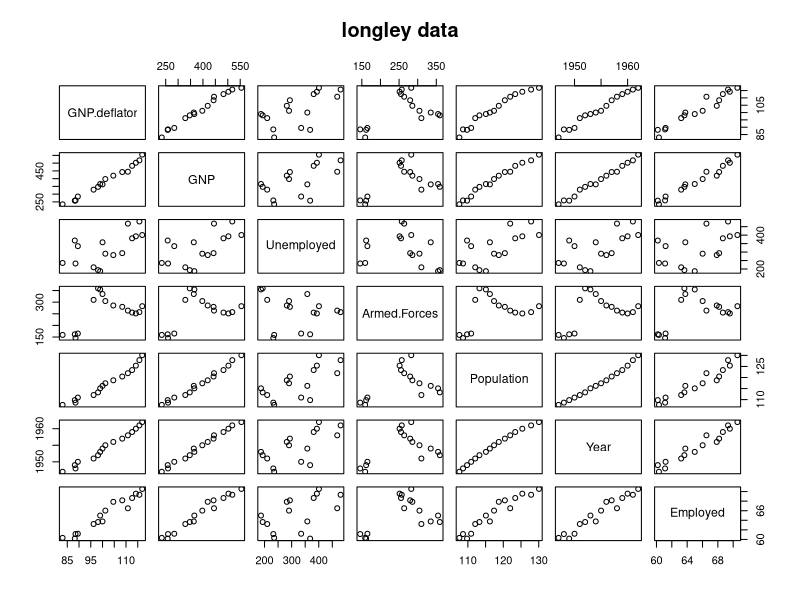

Write the R code that produced this figure.
## ---- chunk 1
require(graphics)
## give the data set in the form it is used in S-PLUS:
longley.x <- data.matrix(longley[, 1:6])
longley.y <- longley[, "Employed"]
pairs(longley, main = "longley data")
